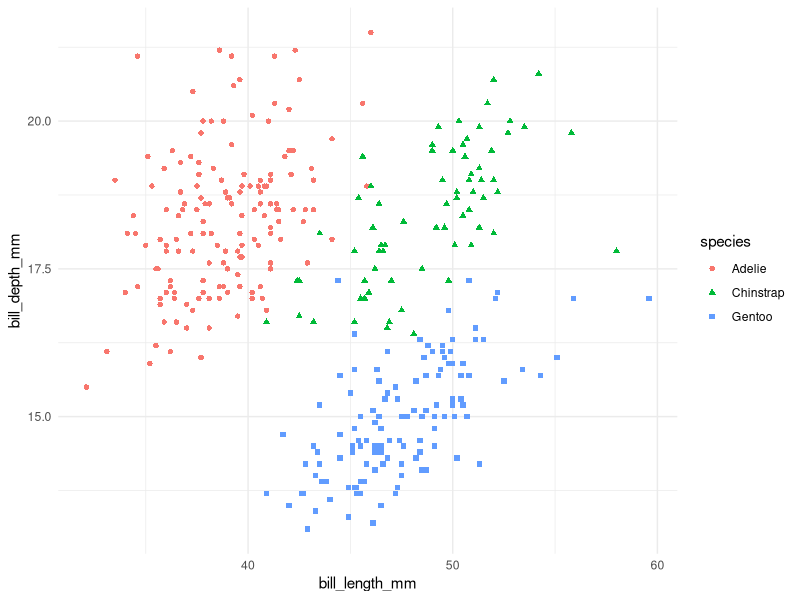
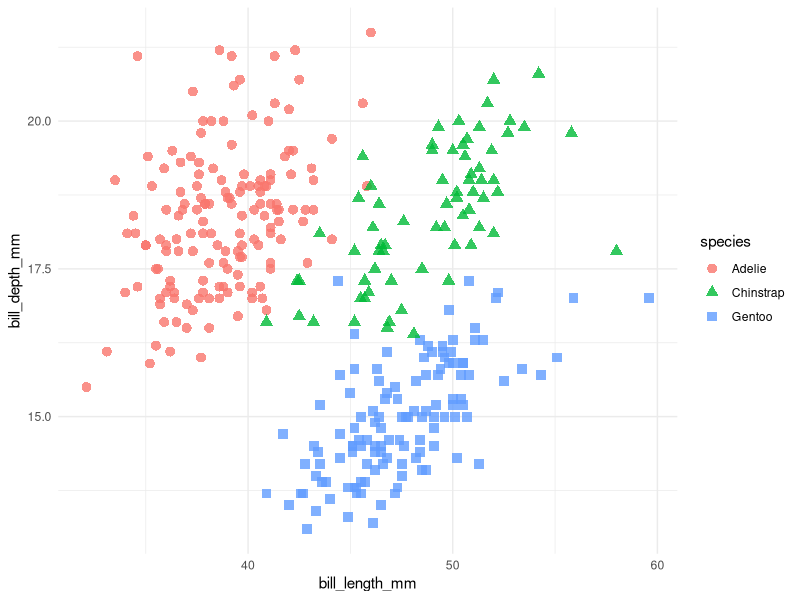
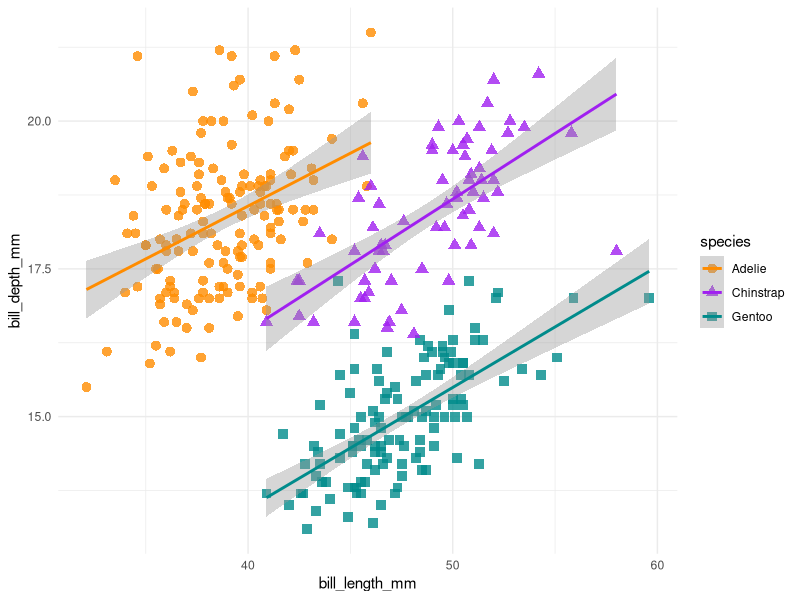
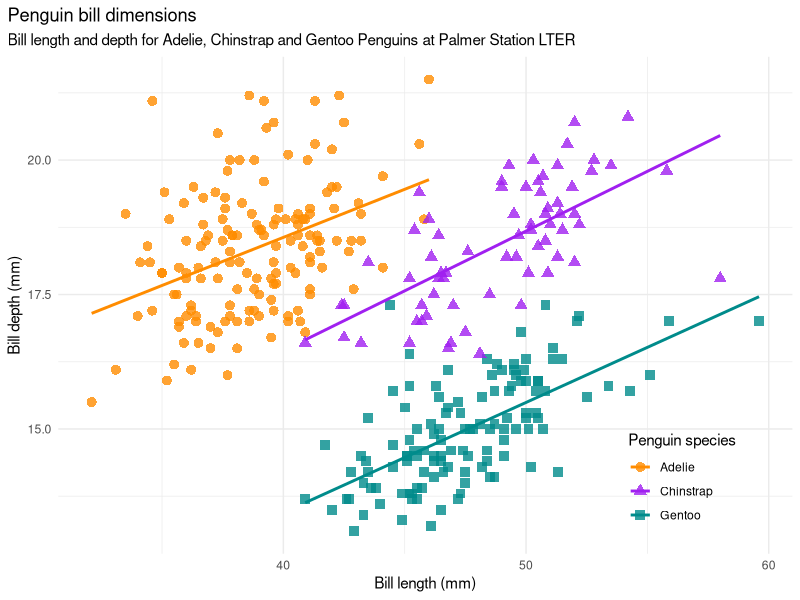
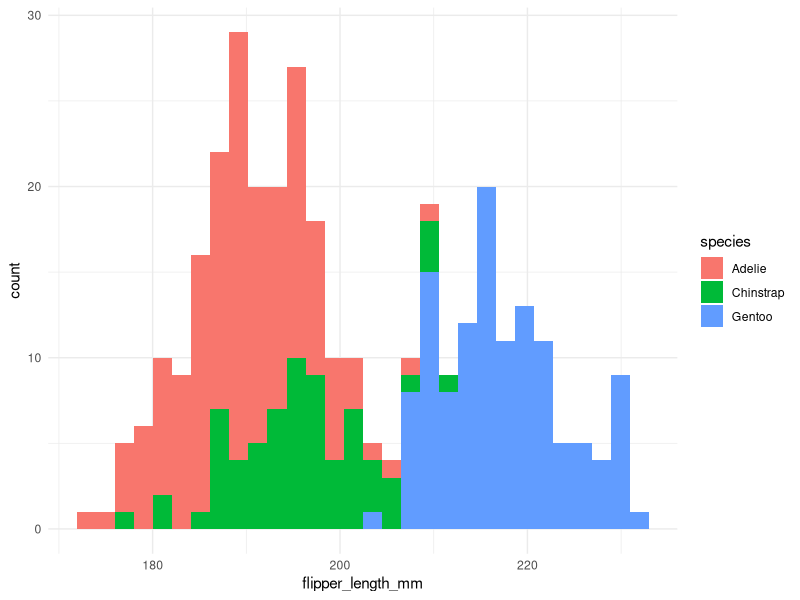
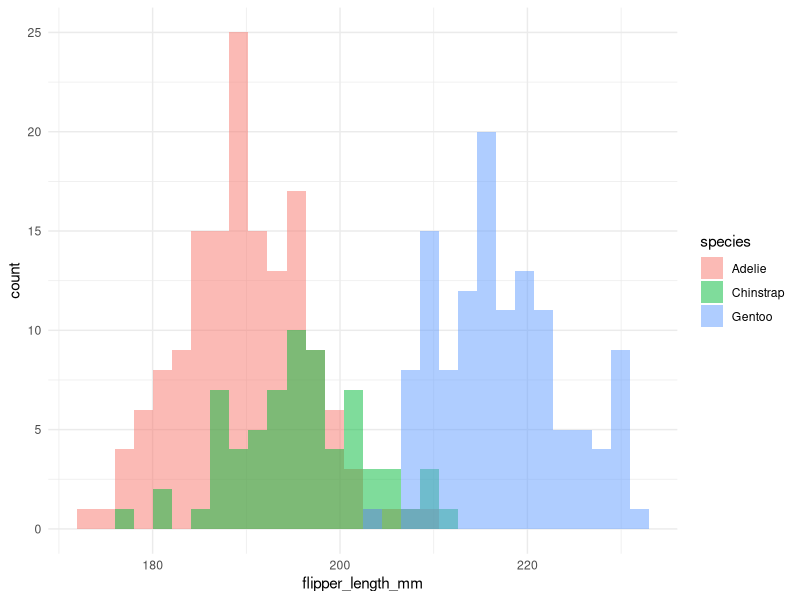
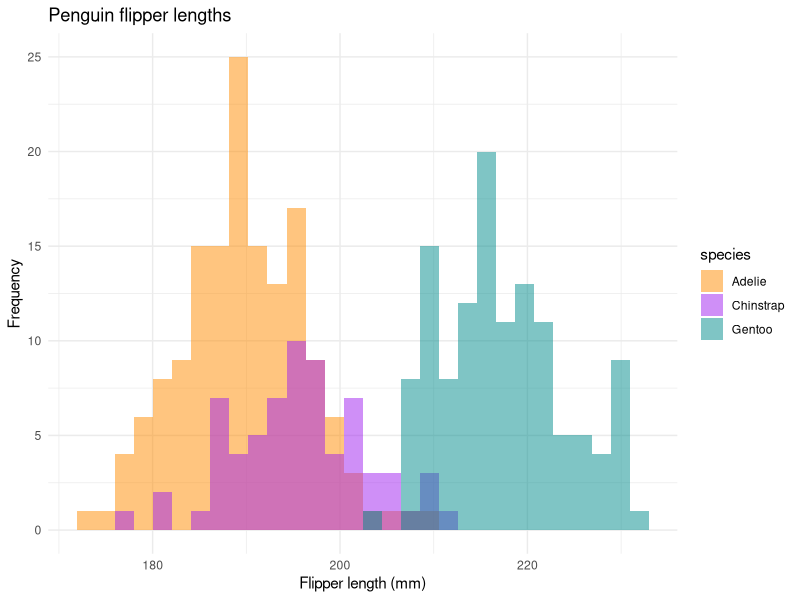
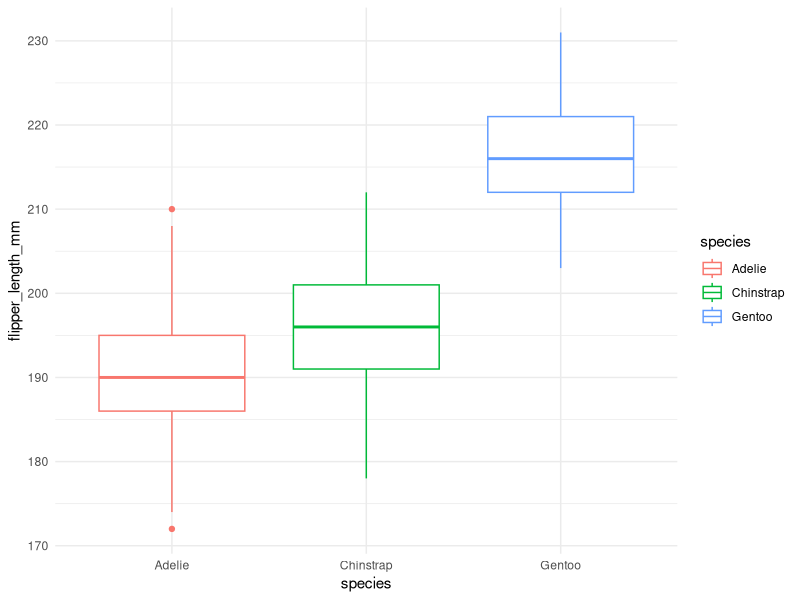

The R source for these figures, in order:
# Jared 9/27/2023

library(palmerpenguins)
library(ggplot2)
ggplot2::theme_set(ggplot2::theme_minimal())

# Bill length vs. depth
# start simple 
ggplot(data = penguins,
       aes(x = bill_length_mm,
           y = bill_depth_mm,
           group = species)) +
  geom_point(aes(color = species, 
                 shape = species))

# making the points bigger
ggplot(data = penguins,
       aes(x = bill_length_mm,
           y = bill_depth_mm,
           group = species)) +
  geom_point(aes(color = species, 
                 shape = species),
             size = 3,
             alpha = 0.8) 

# add a line to the point spread with AND without SE and change color
ggplot(data = penguins, 
       aes(x = bill_length_mm, 
           y = bill_depth_mm,
           group = species)) +
  geom_point(aes(color = species, 
                 shape = species),
             size = 3,
             alpha = 0.8) +
  geom_smooth(method = "lm", se = TRUE, aes(color = species)) + # Change se = TRUE
  scale_color_manual(values = c("darkorange","purple","cyan4")) 

# full figure with labels and legend moving
bill_len_dep <- ggplot(data = penguins,
                       aes(x = bill_length_mm,
                           y = bill_depth_mm,
                           group = species)) +
  geom_point(aes(color = species, 
                 shape = species),
             size = 3,
             alpha = 0.8) +
  geom_smooth(method = "lm", se = FALSE, aes(color = species)) +
  scale_color_manual(values = c("darkorange","purple","cyan4")) +
  labs(title = "Penguin bill dimensions",
       subtitle = "Bill length and depth for Adelie, Chinstrap and Gentoo Penguins at Palmer Station LTER",
       x = "Bill length (mm)",
       y = "Bill depth (mm)",
       color = "Penguin species",
       shape = "Penguin species") +
  theme(legend.position = c(0.85, 0.15),
        plot.title.position = "plot",
        plot.caption = element_text(hjust = 0, face= "italic"),
        plot.caption.position = "plot")

bill_len_dep


# histogram of flipper length 

# simple hist
ggplot(data = penguins, aes(x = flipper_length_mm)) +
  geom_histogram(aes(fill = species))

# change the transparency with the alpha value 1 = solid 
ggplot(data = penguins, aes(x = flipper_length_mm)) +
  geom_histogram(aes(fill = species), 
                 alpha = 0.5, 
                 position = "identity")

# colors and labels
flipper_hist <- ggplot(data = penguins, aes(x = flipper_length_mm)) +
  geom_histogram(aes(fill = species), 
                 alpha = 0.5, 
                 position = "identity") +
  scale_fill_manual(values = c("darkorange","purple","cyan4")) +
  labs(x = "Flipper length (mm)",
       y = "Frequency",
       title = "Penguin flipper lengths")

flipper_hist


#boxplot 
# flipper length 
ggplot(data = penguins, 
       aes(x = species, 
           y = flipper_length_mm)) +
  geom_boxplot(aes(color = species))

ggplot(data = penguins, 
       aes(x = species, 
           y = flipper_length_mm)) +
  geom_boxplot(aes(color = species), 
               width = 0.3, show.legend = FALSE)

# geom_jitter adds points around the boxes
# this is a shortcut for geom_point(identity = "jitter)

ggplot(data = penguins, aes(x = species, y = flipper_length_mm)) +
  geom_boxplot(aes(color = species), width = 0.3, show.legend = FALSE) +
  geom_jitter(aes(color = species), alpha = 0.5, show.legend = FALSE, 
              position = position_jitter(width = 0.2, seed = 0))

# rounding it out with color and labels
flipper_box <- ggplot(data = penguins, aes(x = species, y = flipper_length_mm)) +
  geom_boxplot(aes(color = species), width = 0.3, show.legend = FALSE) +
  geom_jitter(aes(color = species), alpha = 0.5, show.legend = FALSE, position = position_jitter(width = 0.2, seed = 0)) +
  scale_color_manual(values = c("darkorange","purple","cyan4")) +
  labs(x = "Species",
       y = "Flipper length (mm)")

flipper_box


# Facets flipper length x body mass including sex

# simple to start and coloring by sex
ggplot(penguins, aes(x = flipper_length_mm,
                     y = body_mass_g)) +
  geom_point(aes(color = sex))

# big addition of labels and and colors and all that jazz
ggplot(penguins, aes(x = flipper_length_mm,
                     y = body_mass_g)) +
  geom_point(aes(color = sex)) +
  scale_color_manual(values = c("darkorange","cyan4"), na.translate = FALSE) +
  labs(title = "Penguin flipper and body mass",
       subtitle = "Dimensions for male and female Adelie, Chinstrap and Gentoo Penguins at Palmer Station LTER",
       x = "Flipper length (mm)",
       y = "Body mass (g)",
       color = "Penguin sex") +
  theme(legend.position = "bottom",
        plot.title.position = "plot",
        plot.caption = element_text(hjust = 0, face= "italic"),
        plot.caption.position = "plot") +
  facet_wrap(~species)

# adding facets 
facet_species <- ggplot(penguins, aes(x = flipper_length_mm,
                     y = body_mass_g)) +
  geom_point(aes(color = sex)) +
  scale_color_manual(values = c("darkorange","cyan4"), na.translate = FALSE) +
  labs(title = "Penguin flipper and body mass",
       subtitle = "Dimensions for male and female Adelie, Chinstrap and Gentoo Penguins at Palmer Station LTER",
       x = "Flipper length (mm)",
       y = "Body mass (g)",
       color = "Penguin sex") +
  theme(legend.position = "bottom",
        plot.title.position = "plot",
        plot.caption = element_text(hjust = 0, face= "italic"),
        plot.caption.position = "plot") +
  facet_wrap(~species)
facet_species
